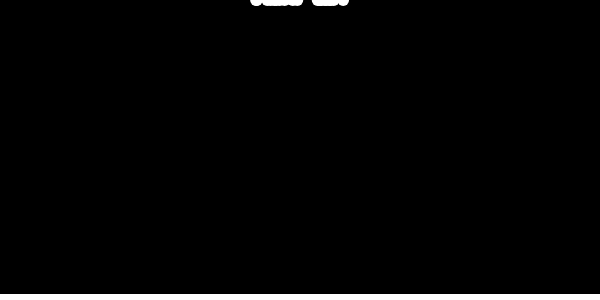
Frame 1 (no input)
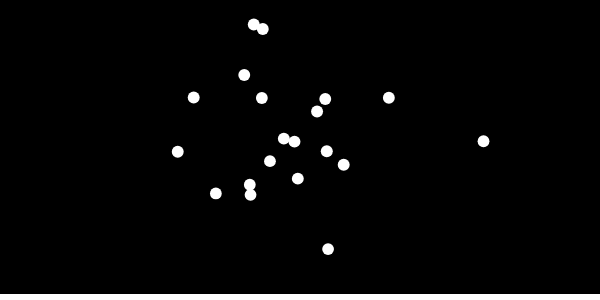
Frame 60 (no input)
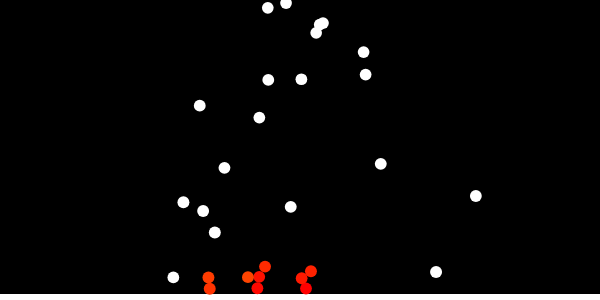
Frame 120 (the mouse pressed at the canvas centre since frame 60)

The p5.js sketch that drew these frames (run headless with seeded random() and noise() and a simulated clock; from frame 60 on, the mouse is pressed at the canvas centre):

// p5.js sketch
// ── sketch.js
// Daniel Shiffman
// http://codingtra.in
// http://patreon.com/codingtrain
// Code for this video: https://youtu.be/Cl_Gjj80gPE

var tree = [];
var walkers = [];
//var r = 4;
var maxWalkers = 20;
var iterations = 200;
var radius = 6;
var hu = 0;
var shrink = 0.999;

function setup() {
  createCanvas(600, 300);
  colorMode(HSB);
  // for (var x = 0; x < width; x += r * 2) {
  //   tree.push(new Walker(x, height));
  // }


  for (var i = 0; i <= width; i++) {
    tree.push(new Walker(i, height));
  }
  radius *= shrink;
  for (var i = 0; i < maxWalkers; i++) {
    walkers[i] = new Walker();
    radius *= shrink;
  }
}

function draw() {
  background(0);

  for (var i = 0; i < tree.length; i++) {
    tree[i].show();
  }

  for (var i = 0; i < walkers.length; i++) {
    walkers[i].show();
  }

  for (var n = 0; n < iterations; n++) {
    for (var i = walkers.length - 1; i >= 0; i--) {
      walkers[i].walk();
      if (walkers[i].checkStuck(tree)) {
        walkers[i].setHue(hu % 360);
        hu += 2;
        tree.push(walkers[i]);
        walkers.splice(i, 1);
      }
    }
  }

  var r = walkers[walkers.length - 1].r;
  while (walkers.length < maxWalkers && radius > 1) {
    radius *= shrink;
    walkers.push(new Walker());
  }
}

// ── walker.js

function Walker(x, y) {
  if (arguments.length == 2) {
    this.pos = createVector(x, y);
    this.stuck = true;
  } else {
    this.pos = createVector(random(width/2-50, width/2+50), 0);
    this.stuck = false;
  }
  this.r = radius;

  this.walk = function() {
    //var vel = p5.Vector.random2D();
    var vel = createVector(random(-1, 1), random(-0.98, 1));
    this.pos.add(vel);
    this.pos.x = constrain(this.pos.x, 0, width);
    this.pos.y = constrain(this.pos.y, 0, height);
  };

  this.checkStuck = function(others) {
    for (var i = 0; i < others.length; i++) {
      var d = distSq(this.pos, others[i].pos);
      if (
        d <
        this.r * this.r + others[i].r * others[i].r + 2 * others[i].r * this.r
      ) {
        //if (random(1) < 0.1) {
        this.stuck = true;
        return true;
        // break;
        //}
      }
    }
    return false;
  };

  this.setHue = function(hu) {
    this.hu = hu;
  };

  this.show = function() {
    noStroke();
    if (this.stuck && typeof this.hu !== 'undefined') {
      fill(this.hu, 255, 100, 200);
    } else {
      fill(360, 0, 255);
    }
    ellipse(this.pos.x, this.pos.y, this.r * 2, this.r * 2);
  };
}

function randomPoint() {
  var i = floor(random(0));

  if (i === 0) {
    var x = random(width);
    return createVector(x, 0);
  } else if (i === 1) {
    var x = random(width);
    return createVector(x, height);
  } else if (i === 2) {
    var y = random(height);
    return createVector(0, y);
  } else {
    var y = random(height);
    return createVector(width, y);
  }
}

function distSq(a, b) {
  var dx = b.x - a.x;
  var dy = b.y - a.y;
  return dx * dx + dy * dy;
}
